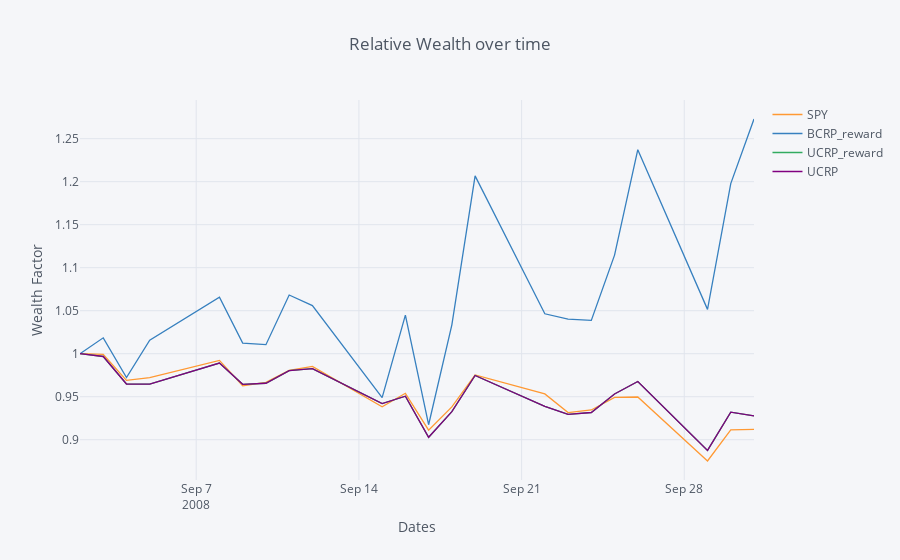

Notebook source saved alongside this figure:
### Code cell
W = np.repeat(1.0/16, 16)
portfolio = np.tile(W, (21, 1))
benchmark_portfolio(portfolio, 'UCRP', SPY_benchmark, stock_prices = us_stock_prices)

### Figure 1 — Plotly figure (JSON) as saved in the notebook; plotly's stock layout.template omitted (floating-point values rounded to 4 significant figures)
{"data": [{"line": {"color": "rgba(255, 153, 51, 1.0)", "dash": "solid", "shape": "linear", "width": 1.3}, "mode": "lines", "name": "SPY", "text": "", "type": "scatter", "uid": "c6435ba1-d777-496f-b447-467f1d1bcc1b", "x": ["2008-09-02", "2008-09-03", "2008-09-04", "2008-09-05", "2008-09-08", "2008-09-09", "2008-09-10", "2008-09-11", "2008-09-12", "2008-09-15", "2008-09-16", "2008-09-17", "2008-09-18", "2008-09-19", "2008-09-22", "2008-09-23", "2008-09-24", "2008-09-25", "2008-09-26", "2008-09-29", "2008-09-30", "2008-10-01"], "y": [1, 0.9991, 0.9691, 0.9721, 0.9922, 0.9627, 0.9666, 0.9806, 0.9852, 0.9383, 0.954, 0.9111, 0.9381, 0.9754, 0.9533, 0.9316, 0.9346, 0.9492, 0.9497, 0.8753, 0.9115, 0.912]}, {"line": {"color": "rgba(55, 128, 191, 1.0)", "dash": "solid", "shape": "linear", "width": 1.3}, "mode": "lines", "name": "BCRP_reward", "text": "", "type": "scatter", "uid": "61781daf-8b2b-413f-9935-cd0905166d0d", "x": ["2008-09-02", "2008-09-03", "2008-09-04", "2008-09-05", "2008-09-08", "2008-09-09", "2008-09-10", "2008-09-11", "2008-09-12", "2008-09-15", "2008-09-16", "2008-09-17", "2008-09-18", "2008-09-19", "2008-09-22", "2008-09-23", "2008-09-24", "2008-09-25", "2008-09-26", "2008-09-29", "2008-09-30", "2008-10-01"], "y": [1, 1.018, 0.9723, 1.016, 1.066, 1.012, 1.011, 1.068, 1.056, 0.949, 1.045, 0.9174, 1.034, 1.207, 1.046, 1.04, 1.039, 1.115, 1.237, 1.052, 1.198, 1.273]}, {"line": {"color": "rgba(50, 171, 96, 1.0)", "dash": "solid", "shape": "linear", "width": 1.3}, "mode": "lines", "name": "UCRP_reward", "text": "", "type": "scatter", "uid": "1b75c5ac-423f-49d0-a8c4-50642b2c059f", "x": ["2008-09-02", "2008-09-03", "2008-09-04", "2008-09-05", "2008-09-08", "2008-09-09", "2008-09-10", "2008-09-11", "2008-09-12", "2008-09-15", "2008-09-16", "2008-09-17", "2008-09-18", "2008-09-19", "2008-09-22", "2008-09-23", "2008-09-24", "2008-09-25", "2008-09-26", "2008-09-29", "2008-09-30", "2008-10-01"], "y": [1, 0.9968, 0.9648, 0.9647, 0.9891, 0.9644, 0.9656, 0.9803, 0.9826, 0.9421, 0.9505, 0.9028, 0.9326, 0.9747, 0.9389, 0.9295, 0.9317, 0.9532, 0.9677, 0.8875, 0.932, 0.9276]}, {"line": {"color": "rgba(128, 0, 128, 1.0)", "dash": "solid", "shape": "linear", "width": 1.3}, "mode": "lines", "name": "UCRP", "text": "", "type": "scatter", "uid": "8bc01fea-d498-4a8f-a971-11017b800062", "x": ["2008-09-02", "2008-09-03", "2008-09-04", "2008-09-05", "2008-09-08", "2008-09-09", "2008-09-10", "2008-09-11", "2008-09-12", "2008-09-15", "2008-09-16", "2008-09-17", "2008-09-18", "2008-09-19", "2008-09-22", "2008-09-23", "2008-09-24", "2008-09-25", "2008-09-26", "2008-09-29", "2008-09-30", "2008-10-01"], "y": [1, 0.9968, 0.9648, 0.9647, 0.9891, 0.9644, 0.9656, 0.9803, 0.9826, 0.9421, 0.9505, 0.9028, 0.9326, 0.9747, 0.9389, 0.9295, 0.9317, 0.9532, 0.9677, 0.8875, 0.932, 0.9276]}], "layout": {"legend": {"bgcolor": "#F5F6F9", "font": {"color": "#4D5663"}}, "paper_bgcolor": "#F5F6F9", "plot_bgcolor": "#F5F6F9", "title": {"font": {"color": "#4D5663"}, "text": "Relative Wealth over time"}, "xaxis": {"gridcolor": "#E1E5ED", "showgrid": true, "tickfont": {"color": "#4D5663"}, "title": {"font": {"color": "#4D5663"}, "text": "Dates"}, "zerolinecolor": "#E1E5ED"}, "yaxis": {"gridcolor": "#E1E5ED", "showgrid": true, "tickfont": {"color": "#4D5663"}, "title": {"font": {"color": "#4D5663"}, "text": "Wealth Factor"}, "zerolinecolor": "#E1E5ED"}}}
